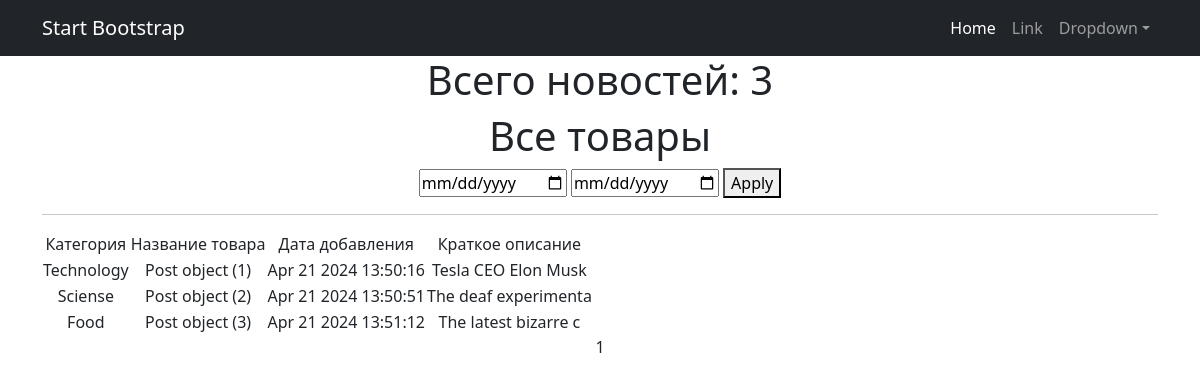
The page /news/ on the database as committed earlier.
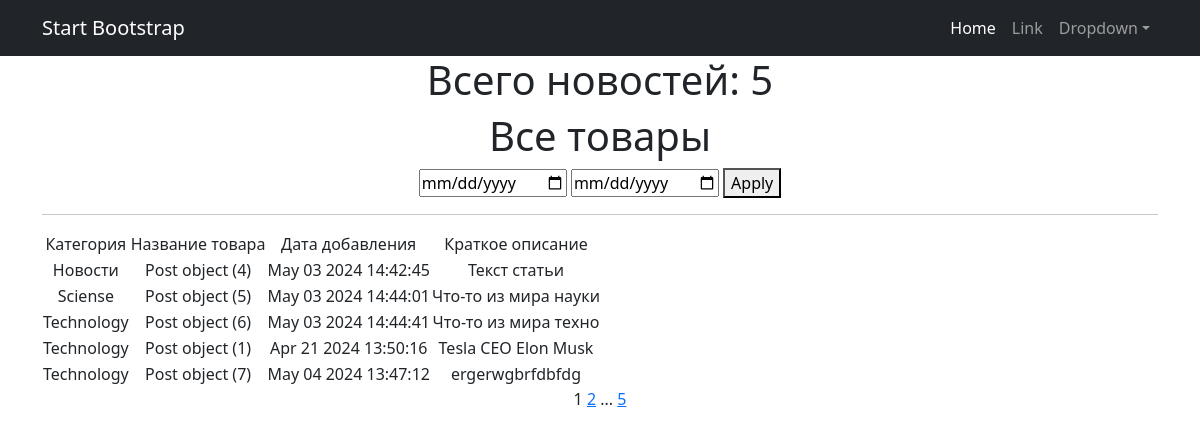
The same page on the database as committed later.
### news/models.py (models this page shows, shortened)
class Post(models.Model):
    ARTICLE = 'AR'
    NEWS = 'NE'
    POST_CHOICES = [
            (ARTICLE, 'Статья'),
            (NEWS, 'Новость'),
        ]
    author = models.ForeignKey(Author, on_delete=models.CASCADE)
    post_type = models.CharField(max_length=2, choices=POST_CHOICES)
    created_at = models.DateTimeField(default=timezone.now)
    categories = models.ManyToManyField(Category, through='PostCategory')
    title = models.CharField(max_length=255)
    content = models.TextField()
    rating = models.IntegerField(default=0)

### news/views.py (the view, shortened to what this page needs)
# urls.py: path('', ProductsList.as_view()),
class ProductsList(ListView):
    model = Post
    ordering = 'categories'
    template_name = 'news.html'
    context_object_name = 'products'
    paginate_by = 5
    def get_context_data(self, **kwargs):
        context = super().get_context_data(**kwargs)
        context['time_now'] = datetime.utcnow()
        context['next_sale'] = None
        return context

### templates/news.html (shortened to what this page needs)
{% extends 'flatpages/default.html' %}
{% block content %}
   <h1>Всего новостей: {{ products|length }}</h1>
   <h1>Все товары</h1>
   <form method="get">
       <input type="date" name="start_date" id="start_date" placeholder="Start Date">
       <input type="date" name="end_date" id="end_date" placeholder="End Date">
       <button type="submit">Apply</button>
   </form>
   <hr>
   {% if products %}
       <table>
           <tr>
               <td>Категория</td>
               <td>Название товара</td>
               <td>Дата добавления</td>
               <td>Краткое описание</td>
           </tr>
           {% for product in products %}
               <tr>
                   <td>{{ product.title }}</td>
                   <td>{{ product }}</td>
                   <td>{{ product.created_at|date:'M d Y H:i:s' }}</td>
                   <td>{{ product.content|slice:":20" }}</td>
               </tr>
           {% endfor %}
       </table>
   {% else %}
       <h2>Новостей нет!</h2>
   {% endif %}
   {{ page_obj.number }}
   {% if page_obj.has_next %}
       <a href="?page={{ page_obj.next_page_number }}">{{ page_obj.next_page_number }}</a>
       {% if paginator.num_pages != page_obj.next_page_number %}
           ...
           <a href="?page={{ page_obj.paginator.num_pages }}">{{ page_obj.paginator.num_pages }}</a>
       {% endif %}
   {% endif %}
{% endblock %}

### templates/flatpages/default.html (shortened to what this page needs)
<!DOCTYPE html>
<html lang="en">
    <head>
        {% load static %}
        <link href="{% static 'css/styles.css' %}" rel="stylesheet" />
    </head>
    <body>
        <nav class="navbar navbar-expand-lg navbar-dark bg-dark">
            <div class="container">
                <a class="navbar-brand" href="#">Start Bootstrap</a>
                <div class="collapse navbar-collapse" id="navbarSupportedContent">
                    <ul class="navbar-nav ms-auto mb-2 mb-lg-0">
                        <li class="nav-item"><a class="nav-link active" aria-current="page" href="#">Home</a></li>
                        <li class="nav-item"><a class="nav-link" href="#">Link</a></li>
                        <li class="nav-item dropdown">
                            <a class="nav-link dropdown-toggle" id="navbarDropdown" href="#" role="button" data-bs-toggle="dropdown" aria-expanded="false">Dropdown</a>
                        </li>
                    </ul>
                </div>
            </div>
        </nav>
       <div class="container">
   <div class="row">
       <div class="col-lg-12 text-center">
           {% block content %}{% endblock content %}
       </div>
   </div>
</div>
    </body>
</html>

Rows that differ between the two databases and show on the page:
no longer on this page (row unchanged): Post: title "Sciense", id "Post object (2)", created_at "Apr 21 2024 13:50:51", content "The deaf experimenta"
no longer on this page (row unchanged): Post: title "Food", id "Post object (3)", created_at "Apr 21 2024 13:51:12", content "The latest bizarre c"
added Post: title "Новости", id "Post object (4)", created_at "May 03 2024 14:42:45", content "Текст статьи"
added Post: title "Sciense", id "Post object (5)", created_at "May 03 2024 14:44:01", content "Что-то из мира науки"
added Post: title "Technology", id "Post object (6)", created_at "May 03 2024 14:44:41", content "Что-то из мира техно"
added Post: title "Technology", id "Post object (7)", created_at "May 04 2024 13:47:12", content "ergerwgbrfdbfdg"
Other text that changed with them:
{{ products|length }}: "3" → "5"
{{ page_obj.next_page_number }}: (not shown) → "2"
{{ page_obj.paginator.num_pages }}: (not shown) → "5"
